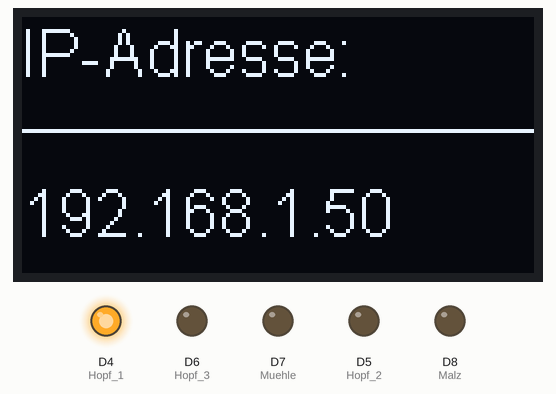
A sketch run on a simulated ESP8266 (Wemos D1 mini). On the bench: 128×64 one-colour display, output pins drawn as LEDs (lit = HIGH). WiFi joins after 1.5 s; servers stay silent unless stated; EEPROM starts erased; what the sketch prints to the serial monitor is not drawn.

Above: at 1.6 s.
At 9.8 s:
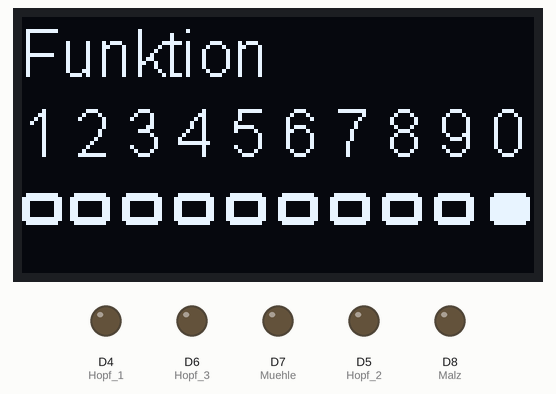
Timing chart, 0 to 11.3 s (numbered marks = the images above):
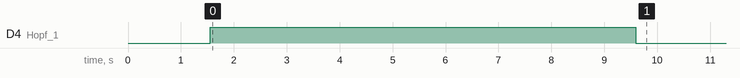

Measured:
- by itself, D4 (Hopf_1): HIGH → LOW at 9.6 s
- what the display in image 0 shows lasts 8.0 s, from 1.6 s to 9.6 s
- what the display in image 1 shows lasts 0.4 s, from 9.6 s to 10.0 s

The sketch:

IMiniBrauereiZusatzfunktionen_ON_OFF_SSD1306_OLED.ino
```cpp
// iMiniBrauereiZusatzfunktionen by emilio
// D1,D2: Optional WEMOS OLED

// Durch Setzen der Variable "ExterneSteuerung" kann die Brauerei auf dem Rechner gestartet, gestoppt oder pausiert werden
// t= keine Funktion
// s= Start
// p= Pause
// e= Stop

#include <ESP8266WiFi.h>                             //https://github.com/esp8266/Arduino
#include <EEPROM.h>
#include <WiFiManager.h>                             //https://github.com/kentaylor/WiFiManager
#include <ESP8266WebServer.h>                        //http://www.wemos.cc/tutorial/get_started_in_arduino.html
#include <DoubleResetDetector.h>                     //https://github.com/datacute/DoubleResetDetector
#include "SSD1306Wire.h"                             //https://github.com/squix78/esp8266-oled-ssd1306
// #include "SH1106Wire.h"                             //https://github.com/squix78/esp8266-oled-ssd1306

#define Version "1.0.2_ESP+OLED"

#define deltaMeldungMillis 1000                      // Sendeintervall an die Brauerei in Millisekunden
#define DRD_TIMEOUT 10                               // Number of seconds after reset during which a subseqent reset will be considered a double reset.
#define DRD_ADDRESS 0                                // RTC Memory Address for the DoubleResetDetector to use
#define RESOLUTION 12                                // OneWire - 12bit resolution == 750ms update rate
#define OWinterval (800 / (1 << (12 - RESOLUTION)))
#define OLED_RESET 0

SSD1306Wire  display(0x3c, D1, D2);
// SH1106Wire  display(0x3c, D1, D2);

DoubleResetDetector drd(DRD_TIMEOUT, DRD_ADDRESS);

IPAddress UDPip(192,168,178,255);                     // IP-Adresse an welche UDP-Nachrichten geschickt werden xx.xx.xx.255 = Alle Netzwerkteilnehmer die am Port horchen.
unsigned int answerPort = 5003;                       // Port auf den Temperaturen geschickt werden
unsigned int localPort = 5010;                        // Port auf dem gelesen wird
ESP8266WebServer server(80);                          // Webserver initialisieren auf Port 80
WiFiUDP Udp;

const int Malz = D8;
const int Muehle = D7;
const int Hopf_1 = D4;
const int Hopf_2 = D5;
const int Hopf_3 = D6;

String FunktionText1="",FunktionText2="",FunktionText3="";
int EinbringzeitMalz =0;
char ExterneSteuerung = 't';
char state[3] = "";
String str = "";

void Deklaration()        // Setup für Zusatzfunktionen
{
  pinMode(Malz, OUTPUT);
  pinMode(Muehle, OUTPUT);
  pinMode(Hopf_1, OUTPUT);
  pinMode(Hopf_2, OUTPUT);
  pinMode(Hopf_3, OUTPUT);
}

void Funktion1ON()           // Individuelle Funktion ON
{
  if (FunktionText1="Muehle AUS")
  {
    digitalWrite(Muehle,HIGH);
    FunktionText1="Muehle EIN";
  }
}

void Funktion2ON()           // Individuelle Funktion ON
{
  if(EinbringzeitMalz !=25)      // Einstellung Malzeinbringzeit
  {
    EinbringzeitMalz++;
    digitalWrite(Malz,HIGH);
    FunktionText2="Malz ";
    FunktionText2+=EinbringzeitMalz;
  }
  else
  {
    digitalWrite(Malz,LOW);
    FunktionText2="";
  }
}

void Funktion3ON()           // Individuelle Funktion ON
{
  digitalWrite(Hopf_1,HIGH);
  FunktionText3="Hopf_1 EIN";
}

void Funktion4ON()           // Individuelle Funktion ON
{
  digitalWrite(Hopf_2,HIGH);
  FunktionText3="Hopf_2 EIN";
}

void Funktion5ON()           // Individuelle Funktion ON
{
  digitalWrite(Hopf_3,HIGH);
  FunktionText3="Hopf_3 EIN";
}

void Funktion6ON()           // Individuelle Funktion ON
{

}

void Funktion7ON()           // Individuelle Funktion ON
{

}

void Funktion8ON()           // Individuelle Funktion ON
{

}

void Funktion9ON()           // Individuelle Funktion ON
{

}

void Funktion10ON()           // Individuelle Funktion ON
{

}

void Funktion1OFF()           // Individuelle Funktion OFF
{
  if (FunktionText1="Muehle EIN")
  {
    digitalWrite(Muehle,LOW);
    FunktionText1="Muehle AUS";
  }
}

void Funktion2OFF()           // Individuelle Funktion OFF
{
  if(EinbringzeitMalz !=0)      // Einstellung Malzeinbringzeit
  {
    digitalWrite(Malz,LOW);
    FunktionText2="";
    EinbringzeitMalz=0;
  }
}

void Funktion3OFF()           // Individuelle Funktion OFF
{
  digitalWrite(Hopf_1,LOW);
  FunktionText3="";
}

void Funktion4OFF()           // Individuelle Funktion OFF
{
  digitalWrite(Hopf_2,LOW);
  FunktionText3="";
}

void Funktion5OFF()           // Individuelle Funktion OFF
{
  digitalWrite(Hopf_3,LOW);
  FunktionText3="";
}

void Funktion6OFF()           // Individuelle Funktion OFF
{

}

void Funktion7OFF()           // Individuelle Funktion OFF
{

}

void Funktion8OFF()           // Individuelle Funktion OFF
{

}

void Funktion9OFF()           // Individuelle Funktion OFF
{

}

void Funktion10OFF()           // Individuelle Funktion OFF
{

}

void noFunktion()
{
  digitalWrite(Malz,LOW);
  digitalWrite(Muehle,LOW);
  if (state[1]!='o') {EinbringzeitMalz = 0;}
}

const int PIN_LED = D4;                                // Controls the onboard LED.

char charVal[8];
char packetBuffer[24];                                 // buffer to hold incoming packet,
char temprec[24] = "";
char relais[5] = "";

boolean Funktionslog[10];
bool initialConfig = false;                             // Indicates whether ESP has WiFi credentials saved from previous session, or double reset detected
unsigned long jetztMillis = 0, letzteInMillis = 0, letzteOfflineMillis = 0, displayMillis=0, letzteSendMillis = 0;

const unsigned char officon[] =
{
  0b01100000, 0b00000000, //          ##
  0b11100000, 0b00000000, //         ###
  0b11000000, 0b00000001, //        ###
  0b11000000, 0b00000001, //        ###
  0b11100110, 0b00000001, //        ####  ##
  0b11111110, 0b00000011, //       #########
  0b11111100, 0b00000111, //      #########
  0b11111000, 0b00001111, //     #########
  0b11000000, 0b00011111, //    #######
  0b10000000, 0b00111111, //   #######
  0b00000000, 0b01111111, //  #######
  0b00000000, 0b01111110, //  ######
  0b00000000, 0b01111100, //  #####
  0b00000000, 0b00111000, //   ###
  0b00000000, 0b00000000, //
  0b00000000, 0b00000000, //
};

const unsigned char playicon[] =
{
  0b00000000, 0b00000000, //
  0b00000000, 0b00000000, //
  0b01000000, 0b00000000, //      #
  0b11000000, 0b00000001, //      ###
  0b11000000, 0b00000111, //      #####
  0b11000000, 0b00011111, //      #######
  0b11000000, 0b00111111, //      ########
  0b11000000, 0b00011111, //      #######
  0b11000000, 0b00000111, //      #####
  0b11000000, 0b00000001, //      ###
  0b01000000, 0b00000000, //      #
  0b00000000, 0b00000000, //
  0b00000000, 0b00000000, //
  0b00000000, 0b00000000, //
  0b00000000, 0b00000000, //
  0b00000000, 0b00000000, //
};

const unsigned char pauseicon[] =
{
  0b00000000, 0b00000000, //
  0b00000000, 0b00000000, //
  0b10011100, 0b00000011, //       ###  ###
  0b10011100, 0b00000011, //       ###  ###
  0b10011100, 0b00000011, //       ###  ###
  0b10011100, 0b00000011, //       ###  ###
  0b10011100, 0b00000011, //       ###  ###
  0b10011100, 0b00000011, //       ###  ###
  0b10011100, 0b00000011, //       ###  ###
  0b10011100, 0b00000011, //       ###  ###
  0b00000000, 0b00000000, //
  0b00000000, 0b00000000, //
  0b00000000, 0b00000000, //
  0b00000000, 0b00000000, //
  0b00000000, 0b00000000, //
  0b00000000, 0b00000000, //
};

const unsigned char stopicon[] =
{
  0b00000000, 0b00000000, //
  0b00000000, 0b00000000, //
  0b11000000, 0b00111111, //       ########
  0b11000000, 0b00111111, //       ########
  0b11000000, 0b00111111, //       ########
  0b11000000, 0b00111111, //       ########
  0b11000000, 0b00111111, //       ########
  0b11000000, 0b00111111, //       ########
  0b11000000, 0b00111111, //       ########
  0b11000000, 0b00111111, //       ########
  0b00000000, 0b00000000, //
  0b00000000, 0b00000000, //
  0b00000000, 0b00000000, //
  0b00000000, 0b00000000, //
  0b00000000, 0b00000000, //
  0b00000000, 0b00000000, //
};

const unsigned char kreis_voll[] =
{
  0b00000000, 0b00000000, //
  0b00000000, 0b00000000, //
  0b00000000, 0b00000000, //
  0b00000000, 0b00000000, //
  0b11111110, 0b00000001, //      ########
  0b11111111, 0b00000011, //     ##########
  0b11111111, 0b00000011, //     ##########
  0b11111111, 0b00000011, //     ##########
  0b11111111, 0b00000011, //     ##########
  0b11111111, 0b00000011, //     ##########
  0b11111111, 0b00000011, //     ##########
  0b11111110, 0b00000001, //      ########
  0b00000000, 0b00000000, //
  0b00000000, 0b00000000, //
  0b00000000, 0b00000000, //
  0b00000000, 0b00000000, //
};

const unsigned char kreis_leer[] =
{
  0b00000000, 0b00000000, //
  0b00000000, 0b00000000, //
  0b00000000, 0b00000000, //
  0b00000000, 0b00000000, //
  0b11111110, 0b00000001, //      ########
  0b11111111, 0b00000011, //     ##########
  0b00000011, 0b00000011, //     ##      ##
  0b00000011, 0b00000011, //     ##      ##
  0b00000011, 0b00000011, //     ##      ##
  0b00000011, 0b00000011, //     ##      ##
  0b11111111, 0b00000011, //     ##########
  0b11111110, 0b00000001, //      ########
  0b00000000, 0b00000000, //
  0b00000000, 0b00000000, //
  0b00000000, 0b00000000, //
  0b00000000, 0b00000000, //
};

void DisplayOut() {

  display.clear();
  display.setFont(ArialMT_Plain_16);
  display.setColor(WHITE);

  if (state[1]=='o') { display.drawXbm(111, 0, 16, 16, officon);}
  else if (state[1]=='x') { display.drawXbm(111, 0, 16, 16, stopicon);}
  else if (state[1]=='y') { display.drawXbm(111, 0, 16, 16, playicon);}
  else if (state[1]=='z') { display.drawXbm(111, 0, 16, 16, pauseicon);}

  if (jetztMillis<displayMillis+5000)
  {
    if (Funktionslog[1]==true) { display.drawXbm(0, 40, 16, 16, kreis_voll); } else { display.drawXbm(0, 40, 16, 16, kreis_leer); }
    if (Funktionslog[2]==true) { display.drawXbm(12, 40, 16, 16, kreis_voll); } else { display.drawXbm(12, 40, 16, 16, kreis_leer); }
    if (Funktionslog[3]==true) { display.drawXbm(25, 40, 16, 16, kreis_voll); } else { display.drawXbm(25, 40, 16, 16, kreis_leer); }
    if (Funktionslog[4]==true) { display.drawXbm(36, 40, 16, 16, kreis_voll); } else { display.drawXbm(38, 40, 16, 16, kreis_leer); }
    if (Funktionslog[5]==true) { display.drawXbm(51, 40, 16, 16, kreis_voll); } else { display.drawXbm(51, 40, 16, 16, kreis_leer); }
    if (Funktionslog[6]==true) { display.drawXbm(64, 40, 16, 16, kreis_voll); } else { display.drawXbm(64, 40, 16, 16, kreis_leer); }
    if (Funktionslog[7]==true) { display.drawXbm(77, 40, 16, 16, kreis_voll); } else { display.drawXbm(77, 40, 16, 16, kreis_leer); }
    if (Funktionslog[8]==true) { display.drawXbm(90, 40, 16, 16, kreis_voll); } else { display.drawXbm(90, 40, 16, 16, kreis_leer); }
    if (Funktionslog[9]==true) { display.drawXbm(103, 40, 16, 16, kreis_voll); } else { display.drawXbm(103, 40, 16, 16, kreis_leer); }
    if (Funktionslog[10]==true) { display.drawXbm(117, 40, 16, 16, kreis_voll); } else { display.drawXbm(117, 40, 16, 16, kreis_leer); }

    display.drawString(0, 0, "Funktion");
    display.drawString(0, 20, "1 2 3 4 5 6 7 8 9 0");
    display.display();
  }
  else if (state[1]=='o') { displayMillis = jetztMillis; }
  else if (jetztMillis<displayMillis+9000 & ( FunktionText1!="" || FunktionText2!="" || FunktionText3!="" ) )
  {
    display.clear();
    display.drawString(0, 0, FunktionText1);
    display.drawString(0, 22, FunktionText2);
    display.drawString(0, 44, FunktionText3);
    display.display();
  }
  else { displayMillis = jetztMillis; }
}

void UDPOut() {
  Udp.beginPacket(UDPip, answerPort);
  Udp.print("T9999");
  Udp.print(ExterneSteuerung);
  Udp.println();
  Udp.endPacket();
}

void UDPRead()
{
  int packetSize = Udp.parsePacket();
  if (packetSize)
  {
    for (int schleife = 0; schleife < 23; schleife++) { temprec[schleife] = ' '; }
    // read the packet into packetBufffer
    Udp.read(packetBuffer, packetSize);
    for (int schleife = 0; schleife < 23; schleife++) { temprec[schleife] = packetBuffer[schleife]; }
    letzteInMillis = millis();
    Serial.print("Udp Packet received");
    packetAuswertung();
  }
}

void OfflineCheck()
{
  if (jetztMillis > letzteInMillis+10000)
  {
    if (jetztMillis > letzteOfflineMillis+1000) {Serial.print("offline"); letzteOfflineMillis=jetztMillis; }
    state[1]='o';
    for (int i=1; i<=10; i++) {Funktionslog[i]=false;}
  }
}

void packetAuswertung()
{
  int temp = 0;
  int temp2 = 0;
  if ((temprec[0]=='C') && (temprec[18]=='c'))             // Begin der Decodierung des seriellen Strings
  {
    temp=(int)temprec[1];
    if ( temp < 0 ) { temp = 256 + temp; }
    if ( temp > 7) {relais[4]='A';temp=temp-8;} else {relais[4]='a';}
    if ( temp > 3) {relais[3]='P';temp=temp-4;} else {relais[3]='p';}
    if ( temp > 1) {relais[2]='R';temp=temp-2;} else {relais[2]='r';}
    if ( temp > 0) {relais[1]='H';temp=temp-1;} else {relais[1]='h';}

    temp=(int)temprec[2];
    if ( temp < 0 ) { temp = 256 + temp; }
    if ( temp > 127) {temp=temp-128;}
    if ( temp > 63) {temp=temp-64;}
    if ( temp > 31) {temp=temp-32;}
    if ( temp > 15) {temp=temp-16;}
    if ( temp > 7) {temp=temp-8;}
    if ( temp > 3) {state[1]='x';temp=temp-4;}
    else if ( temp > 1) {state[1]='z';temp=temp-2;}
    else if ( temp > 0) {state[1]='y';temp=temp-1;}

    temp=(int)temprec[6];
    if ( temp < 0 ) { temp = 256 + temp; }
    temp2=(int)temprec[7];
    if ( temp2 < 0 ) { temp2 = 256 + temp2; }
    for (int i=1; i<=10; i++) {Funktionslog[i]=false;}
    if ( temp > 127) {Funktionslog[1]=true;temp=temp-128;}
    if ( temp > 63) {Funktionslog[2]=true;temp=temp-64;}
    if ( temp > 31) {Funktionslog[3]=true;temp=temp-32;}
    if ( temp > 15) {Funktionslog[4]=true;temp=temp-16;}
    if ( temp > 7) {Funktionslog[5]=true;temp=temp-8;}
    if ( temp > 3) {Funktionslog[6]=true;temp=temp-4;}
    if ( temp > 1) {Funktionslog[7]=true;temp=temp-2;}
    if ( temp > 0) {Funktionslog[8]=true;temp=temp-1;}
    if ( temp2 > 1) {Funktionslog[9]=true;temp2=temp2-2;}
    if ( temp2 > 0) {Funktionslog[10]=true;temp2=temp2-1;}
  }
}

void Funktionsstart()
{
  bool NoFunktion = false;
  if ( Funktionslog[1] == true ) { Funktion1ON(); NoFunktion = true; } else { Funktion1OFF();}
  if ( Funktionslog[2] == true ) { Funktion2ON(); NoFunktion = true; } else { Funktion2OFF();}
  if ( Funktionslog[3] == true ) { Funktion3ON(); NoFunktion = true; } else { Funktion3OFF();}
  if ( Funktionslog[4] == true ) { Funktion4ON(); NoFunktion = true; } else { Funktion4OFF();}
  if ( Funktionslog[5] == true ) { Funktion5ON(); NoFunktion = true; } else { Funktion5OFF();}
  if ( Funktionslog[6] == true ) { Funktion6ON(); NoFunktion = true; } else { Funktion6OFF();}
  if ( Funktionslog[7] == true ) { Funktion7ON(); NoFunktion = true; } else { Funktion7OFF();}
  if ( Funktionslog[8] == true ) { Funktion8ON(); NoFunktion = true; } else { Funktion8OFF();}
  if ( Funktionslog[9] == true ) { Funktion9ON(); NoFunktion = true; } else { Funktion9OFF();}
  if ( Funktionslog[10] == true ) { Funktion10ON(); NoFunktion = true; } else { Funktion10OFF();}
  if ( NoFunktion == false ) { noFunktion(); FunktionText1 = ""; FunktionText2 = ""; FunktionText3 = ""; }
}

void ReadSettings() {
  EEPROM.begin(512);
  EEPROM.get(0, localPort);
  EEPROM.get(20, answerPort);
  EEPROM.commit();
  EEPROM.end();
}

void WriteSettings() {
  EEPROM.begin(512);
  EEPROM.put(0, localPort);
  EEPROM.put(20, answerPort);
  EEPROM.end();
}

void setup() {
  pinMode(PIN_LED, OUTPUT);       // Im folgenden werden die Pins als I/O definiert
  Deklaration();

  Serial.begin(19200);
  Serial.println("\n");
  Serial.println("Starting");
  Serial.print("iMiniBrauereiZusatzfunktionen V");
  Serial.println(Version);

  // Initialising the UI will init the display too.
  display.init();
  // display.flipScreenVertically();
  display.setFont(ArialMT_Plain_10);

  WiFi.mode(WIFI_STA); // Force to station mode because if device was switched off while in access point mode it will start up next time in access point mode.
  WiFi.setOutputPower(20.5);
  WiFi.setAutoConnect(true);
  WiFi.setAutoReconnect(true);

  ReadSettings();

  WiFi.printDiag(Serial);            //Remove this line if you do not want to see WiFi password printed

  if (WiFi.SSID()==""){
    Serial.println("We haven't got any access point credentials, so get them now");
    initialConfig = true;
  }

  if (drd.detectDoubleReset()) {
    Serial.println("Double Reset Detected");
    initialConfig = true;
  }

  if (initialConfig) {
    Serial.println("Starting configuration portal.");
    digitalWrite(PIN_LED, LOW); // turn the LED on by making the voltage LOW to tell us we are in configuration mode.
    char convertedValue[5];

    sprintf(convertedValue, "%d", answerPort);
    WiFiManagerParameter p_answerPort("answerPort", "send temperature on UDP Port", convertedValue, 5);

    sprintf(convertedValue, "%d", localPort);
    WiFiManagerParameter p_localPort("localPort", "receive relais state on UDP Port", convertedValue, 5);

    WiFiManager wifiManager;
    wifiManager.setBreakAfterConfig(true);
    wifiManager.addParameter(&p_answerPort);
    wifiManager.addParameter(&p_localPort);
    wifiManager.setConfigPortalTimeout(300);

    if (!wifiManager.startConfigPortal()) {
      Serial.println("Not connected to WiFi but continuing anyway.");
    } else {
      //if you get here you have connected to the WiFi
      Serial.println("connected...yeey :)");
    }

    answerPort = atoi(p_answerPort.getValue());
    localPort = atoi(p_localPort.getValue());

    WriteSettings();

    WiFi.setAutoConnect(true);
    WiFi.setAutoReconnect(true);

  }

  digitalWrite(PIN_LED, HIGH); // Turn led off as we are not in configuration mode.

  unsigned long startedAt = millis();
  Serial.print("After waiting ");
  int connRes = WiFi.waitForConnectResult();
  float waited = (millis()- startedAt);
  Serial.print(waited/1000);
  Serial.print(" secs in setup() connection result is ");
  Serial.println(connRes);
  if (WiFi.status()!=WL_CONNECTED){
    Serial.println("failed to connect, finishing setup anyway");
  } else{
    Serial.print("local ip: ");
    Serial.println(WiFi.localIP());
    Udp.begin(localPort);
    Serial.print("UDP-IN port: ");
    Serial.println(localPort);
    UDPip=WiFi.localIP();
    display.clear();
    display.setFont(ArialMT_Plain_16);
    display.setColor(WHITE);
    display.drawString(0, 0, "IP-Adresse:");
    display.drawHorizontalLine(0, 28, 128);
    str=String(UDPip[0])+"."+String(UDPip[1])+"."+String(UDPip[2])+"."+String(UDPip[3]);
    display.drawString(0, 40, str);
    display.display();
    UDPip[3]=255;
    Serial.print("UDP-OUT port: ");
    Serial.println(answerPort);
    delay(8000);
    server.on("/", Hauptseite);
    server.begin();                          // HTTP-Server starten
  }
}

void loop() {

  drd.loop();

  jetztMillis = millis();

  server.handleClient(); // auf HTTP-Anfragen warten

  if (WiFi.status()!=WL_CONNECTED){
    WiFi.reconnect();
    Serial.println("lost connection");
    delay(5000);
    Udp.begin(localPort);
    server.on("/", Hauptseite);
    server.begin();            // HTTP-Server starten
  } else{
    if(jetztMillis - letzteSendMillis > deltaMeldungMillis)
    {
      Funktionsstart();
      if ( ExterneSteuerung=='s' || ExterneSteuerung=='p' ||ExterneSteuerung=='e' ) {UDPOut();}
      letzteSendMillis = jetztMillis;
    }
    UDPRead();
    OfflineCheck();
    DisplayOut();
    Hauptseite();
    if (jetztMillis < 100000000) {wdt_reset();}             // WatchDog Reset
  }
}

void Hauptseite()
{
  char dummy[8];
  String Antwort = "";
  Antwort += "<meta http-equiv='refresh' content='5'/>";
  Antwort += "<font face=";
  Antwort += char(34);
  Antwort += "Courier New";
  Antwort += char(34);
  Antwort += ">";

  Antwort += "<b>Zusatzfunktionsstatus: </b>\n</br>Funktion 1:&nbsp;&nbsp;";
  if (Funktionslog[1] == true) { Antwort +="Ein\n</br>"; } else { Antwort +="Aus\n</br>"; }
  Antwort +="Funktion 2:&nbsp;&nbsp;";
  if (Funktionslog[2] == true) { Antwort +="Ein\n</br>"; } else { Antwort +="Aus\n</br>"; }
  Antwort +="Funktion 3:&nbsp;&nbsp;";
  if (Funktionslog[3] == true) { Antwort +="Ein\n</br>"; } else { Antwort +="Aus\n</br>"; }
  Antwort +="Funktion 4:&nbsp;&nbsp;";
  if (Funktionslog[4] == true) { Antwort +="Ein\n</br>"; } else { Antwort +="Aus\n</br>"; }
  Antwort +="Funktion 5:&nbsp;&nbsp;";
  if (Funktionslog[5] == true) { Antwort +="Ein\n</br>"; } else { Antwort +="Aus\n</br>"; }
  Antwort +="Funktion 6:&nbsp;&nbsp;";
  if (Funktionslog[6] == true) { Antwort +="Ein\n</br>"; } else { Antwort +="Aus\n</br>"; }
  Antwort +="Funktion 7:&nbsp;&nbsp;";
  if (Funktionslog[7] == true) { Antwort +="Ein\n</br>"; } else { Antwort +="Aus\n</br>"; }
  Antwort +="Funktion 8:&nbsp;&nbsp;";
  if (Funktionslog[8] == true) { Antwort +="Ein\n</br>"; } else { Antwort +="Aus\n</br>"; }
  Antwort +="Funktion 9:&nbsp;&nbsp;";
  if (Funktionslog[9] == true) { Antwort +="Ein\n</br>"; } else { Antwort +="Aus\n</br>"; }
  Antwort +="Funktion 10:&nbsp;";
  if (Funktionslog[10] == true) { Antwort +="Ein\n</br>"; } else { Antwort +="Aus\n</br>"; }
  Antwort +="\n</br><b>Brauereistatus: </b>\n</br>";
  if (state[1]=='o') { Antwort +="OFFLINE "; }
  else if (state[1]=='x') { Antwort +="INAKTIV"; }
  else if (state[1]=='y') { Antwort +="AKTIV"; }
  else if (state[1]=='z') { Antwort +="PAUSIERT"; }
  Antwort +="\n</br>";
  Antwort +="</br>Verbunden mit: ";
  Antwort +=WiFi.SSID();
  Antwort +="</br>Signalstaerke: ";
  Antwort +=WiFi.RSSI();
  Antwort +="dBm  </br>";
  Antwort +="</br>IP-Adresse: ";
  IPAddress IP = WiFi.localIP();
  Antwort += IP[0];
  Antwort += ".";
  Antwort += IP[1];
  Antwort += ".";
  Antwort += IP[2];
  Antwort += ".";
  Antwort += IP[3];
  Antwort +="</br>";
  Antwort +="</br>UDP-IN port: ";
  Antwort +=localPort;
  Antwort +="</br>UDP-OUT port: ";
  Antwort +=answerPort;
  Antwort +="</br></br>";
  Antwort += "</font>";
  server.send ( 300, "text/html", Antwort );
}
```
